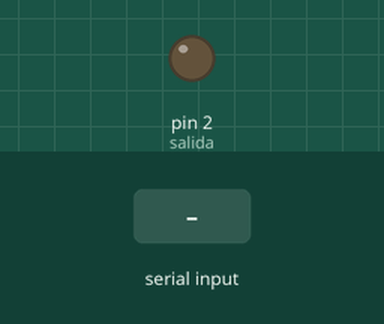
Recording of a sketch running on a simulated Arduino Uno, built with avr-gcc and run on an emulated ATmega328P. Parts: output pins drawn as LEDs (lit = HIGH). The inputs (shaded band) are chosen by the test bench. What the sketch prints to the serial monitor is not drawn.

Above: at 1.2 s.
1.3 s: "001589\n" received over Serial
At 1.45 s:
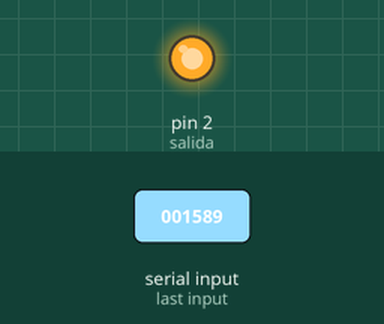
Timing chart, 0 to 4.3 s (numbered marks = the images above; inputs shaded):
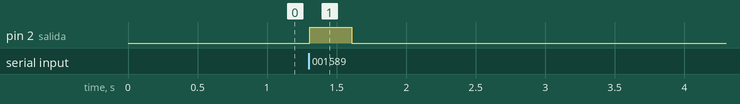

Measured:
- after the input at 1.3 s, pin 2 (salida): LOW → HIGH at once, → LOW 0.30 s later

The sketch:

chill.ino
```cpp
int salida = 2;
String scaneado;
void setup() {
  // inicializar GPIO 2 como salida
  pinMode(salida, OUTPUT);
  Serial.begin(9600);
  digitalWrite(salida, LOW);

}

// la función loop corre continuamente
void loop() {
  if (Serial.available() > 0)
  {
    scaneado = Serial.readStringUntil('\n');
    if (scaneado == "001589") {
      digitalWrite(salida, HIGH);
      delay(300);
      digitalWrite(salida, LOW);
      delay(300);
      Serial.write("scanner");
    }
  }


}
```
